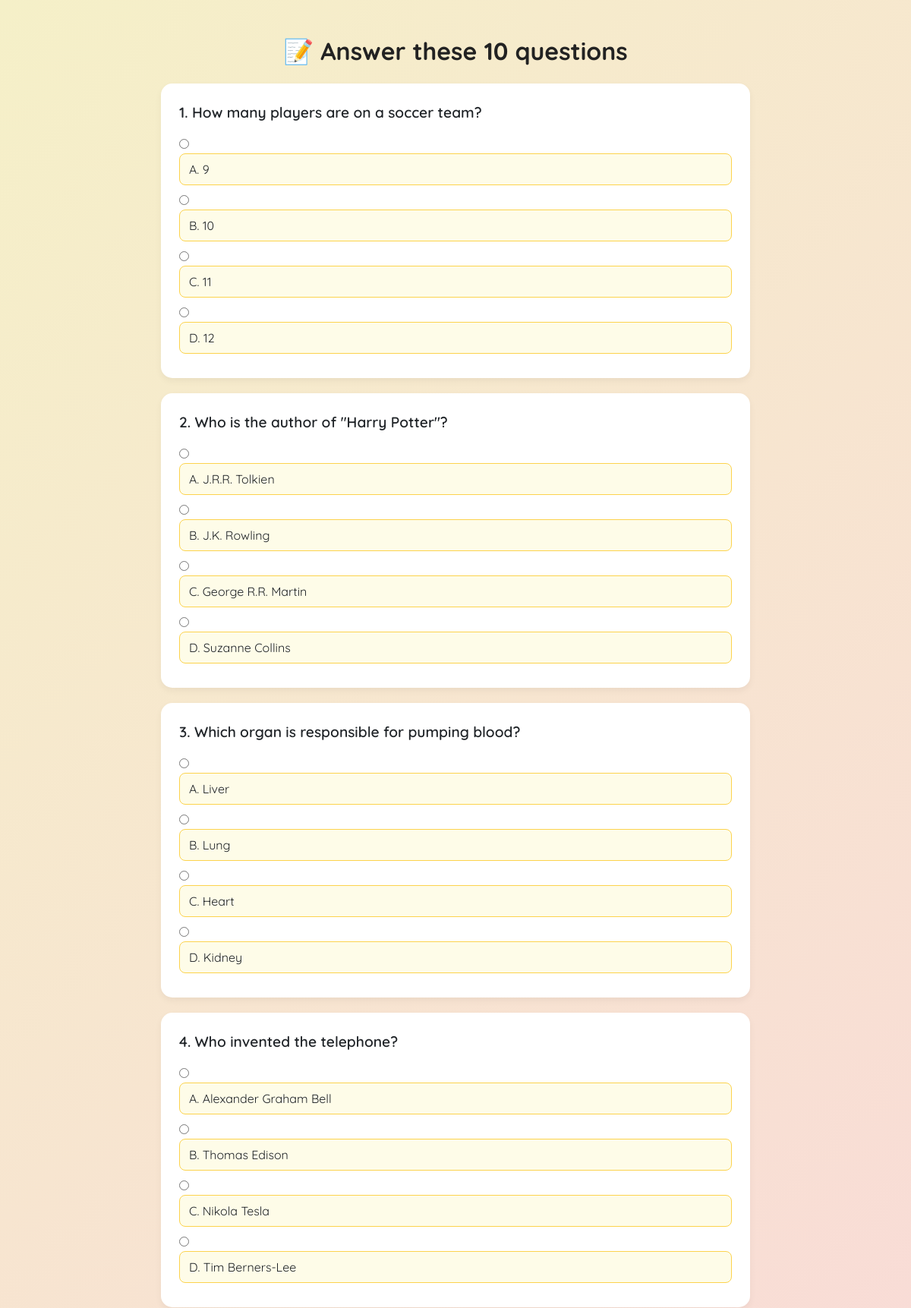
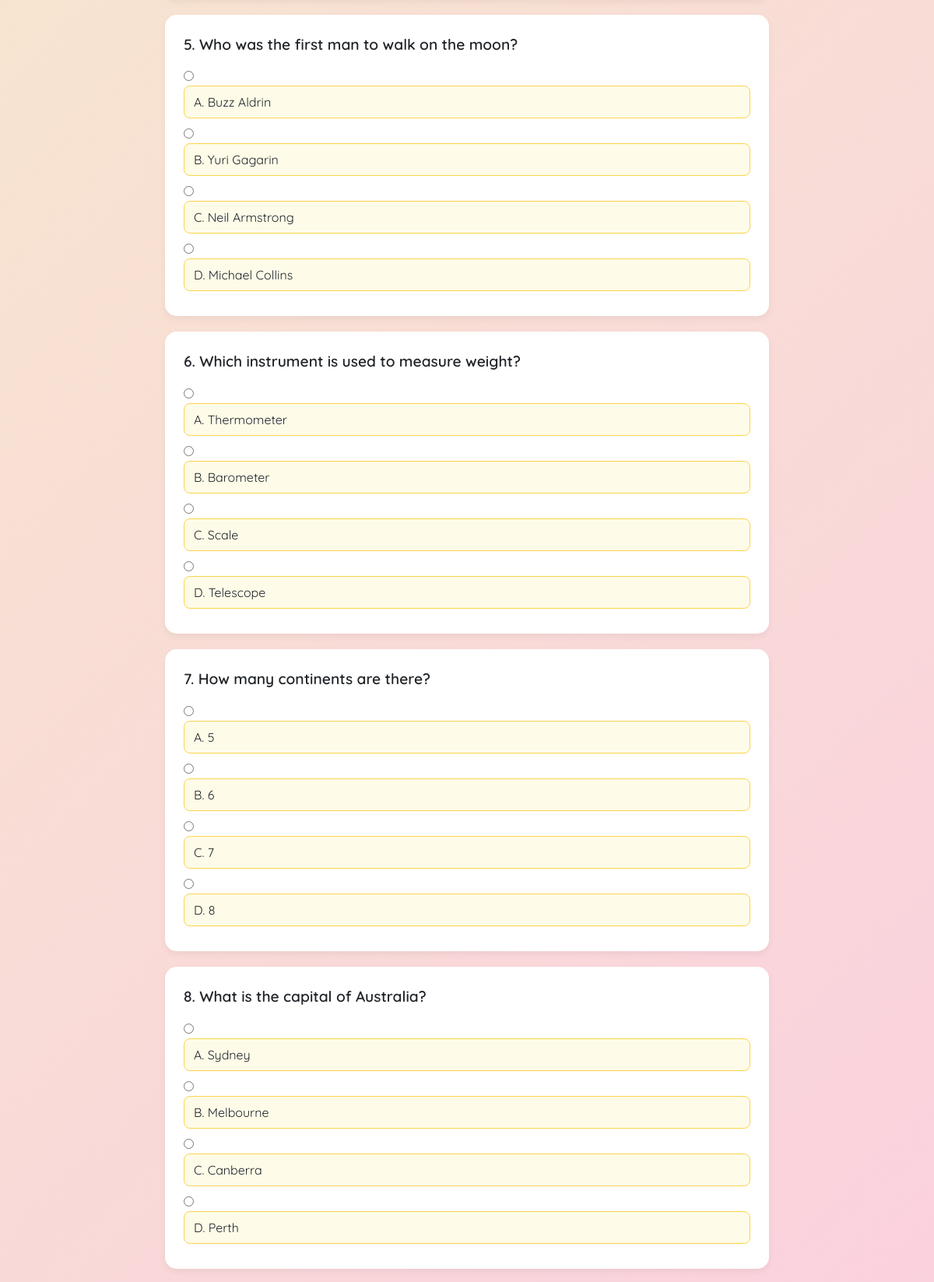
Screenshot of /quiz.php (upper part) with the database file from the repository (2 pictures, top to bottom).
### tables this page shows
CREATE TABLE `questions` (
  `id` int(11) NOT NULL,
  `question` text NOT NULL,
  `option_a` varchar(255) NOT NULL,
  `option_b` varchar(255) NOT NULL,
  `option_c` varchar(255) NOT NULL,
  `option_d` varchar(255) NOT NULL,
  `correct_option` char(1) NOT NULL
);

### quiz.php (the view, shortened to what this page needs)
<?php
include 'includes/db.php';
$query = "SELECT * FROM questions ORDER BY RAND() LIMIT 10";
$result = mysqli_query($conn, $query);
?>
<!DOCTYPE html>
<html lang="en">
<head>
  <link rel="stylesheet" href="https://cdn.jsdelivr.net/npm/bootstrap@5.3.2/dist/css/bootstrap.min.css">
  <link rel="stylesheet" href="assets/css/style.css">
</head>
<body>
  <div class="container my-5">
    <h2 class="mb-4 text-center">📝 Answer these 10 questions</h2>
    <form action="result.php" method="post">
      <?php
      $questionNumber = 1;
      while ($row = mysqli_fetch_assoc($result)) {
        echo '<div class="card">';
        echo '<div class="card-body">';
        echo '<p class="question">' . $questionNumber . '. ' . $row['question'] . '</p>';
        echo '<div class="options">';
        echo '<input type="radio" id="q' . $row['id'] . '_a" name="answer[' . $row['id'] . ']" value="a" required>';
        echo '<label for="q' . $row['id'] . '_a">A. ' . $row['option_a'] . '</label>';
        echo '<input type="radio" id="q' . $row['id'] . '_b" name="answer[' . $row['id'] . ']" value="b">';
        echo '<label for="q' . $row['id'] . '_b">B. ' . $row['option_b'] . '</label>';
        echo '<input type="radio" id="q' . $row['id'] . '_c" name="answer[' . $row['id'] . ']" value="c">';
        echo '<label for="q' . $row['id'] . '_c">C. ' . $row['option_c'] . '</label>';
        echo '<input type="radio" id="q' . $row['id'] . '_d" name="answer[' . $row['id'] . ']" value="d">';
        echo '<label for="q' . $row['id'] . '_d">D. ' . $row['option_d'] . '</label>';
        echo '</div>';
        echo '</div>';
        echo '</div>';
        $questionNumber++;
      }
      ?>
    </form>
  </div>
</body>
</html>

### assets/css/style.css (style rules this page uses)
body { font-family: 'Quicksand', sans-serif; min-height: 100vh; margin: 0; background: linear-gradient(135deg, #f5f0c8 0%, #fccae3 100%); background-attachment: fixed; color: #333; }
h1, h2 { font-weight: 700; color: #222; }
.container { max-width: 800px; }
.card { border: none; box-shadow: 0 4px 10px rgba(0, 0, 0, 0.05); border-radius: 15px; margin-bottom: 20px; }
.card-body { padding: 1.5rem; }
.question { font-size: 1.2rem; margin-bottom: 15px; font-weight: 600; }
.options label { display: block; padding: 8px 12px; background-color: #fefce8; margin-bottom: 8px; border-radius: 8px; border: 1px solid #fcd34d; cursor: pointer; transition: background-color 0.3s ease; }

### rows the page displays
questions: question "How many players are on a soccer team?", option_a "9", option_b "10", option_c "11", option_d "12"
questions: question "Who is the author of \"Harry Potter\"?", option_a "J.R.R. Tolkien", option_b "J.K. Rowling", option_c "George R.R. Martin", option_d "Suzanne Collins"
questions: question "Which organ is responsible for pumping blood?", option_a "Liver", option_b "Lung", option_c "Heart", option_d "Kidney"
questions: question "Who invented the telephone?", option_a "Alexander Graham Bell", option_b "Thomas Edison", option_c "Nikola Tesla", option_d "Tim Berners-Lee"
questions: question "Who was the first man to walk on the moon?", option_a "Buzz Aldrin", option_b "Yuri Gagarin", option_c "Neil Armstrong", option_d "Michael Collins"
questions: question "Which instrument is used to measure weight?", option_a "Thermometer", option_b "Barometer", option_c "Scale", option_d "Telescope"
questions: question "How many continents are there?", option_a "5", option_b "6", option_c "7", option_d "8"
questions: question "What is the capital of Australia?", option_a "Sydney", option_b "Melbourne", option_c "Canberra", option_d "Perth"
